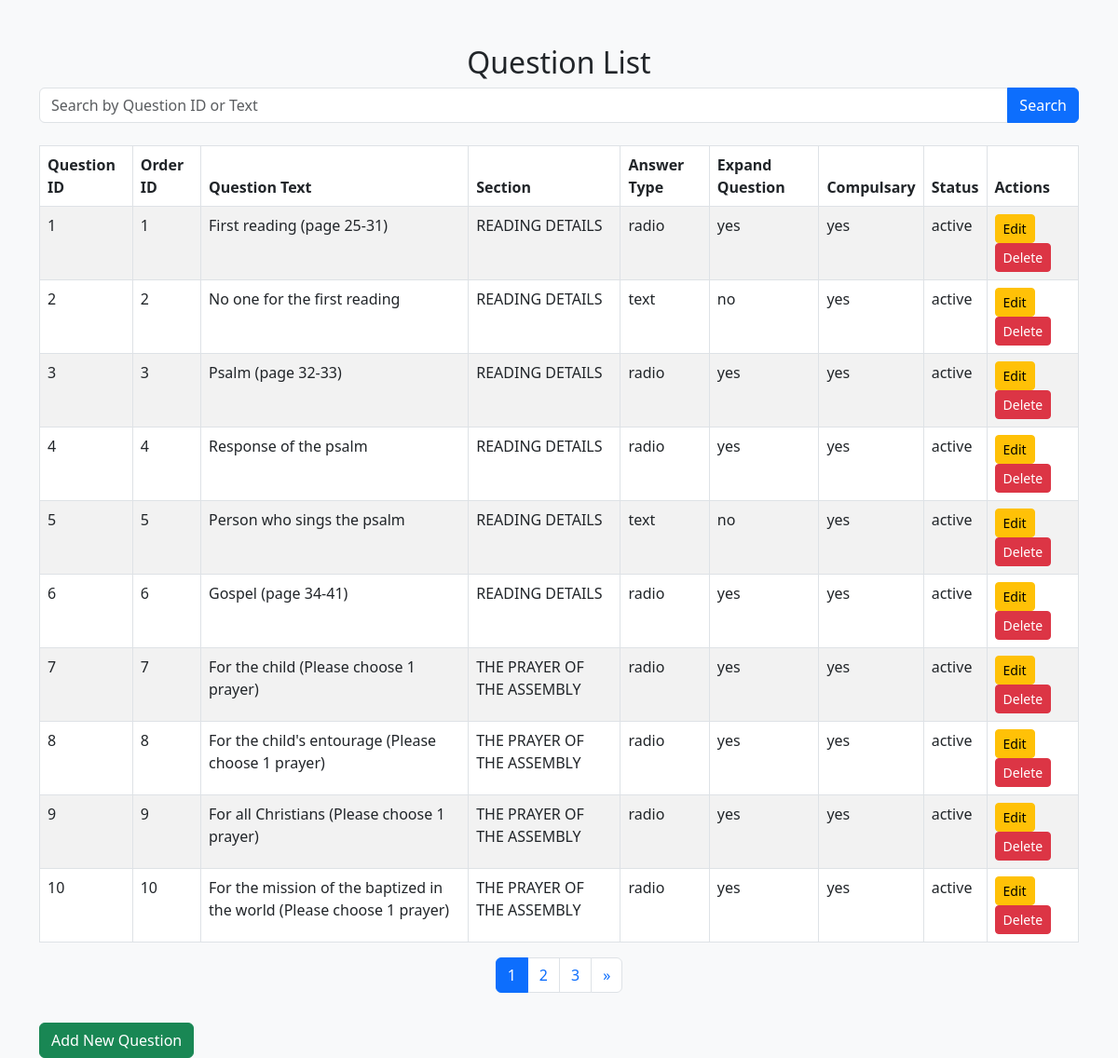
The app's page /baptism/questions/ with its own data.
### baptism/models.py (models this page shows, shortened)
class Question(models.Model):
    ANSWER_TYPE_CHOICES = [
        ('radio', 'Radio'),
        ('text', 'Text'),
        ('checkbox','Checkbox')
    ]
    STATUS_CHOICES = [
        ('active', 'Active'),
        ('inactive', 'Inactive'),
    ]
    COMPULSORY_CHOICES = [
        ('yes', 'Yes'),
        ('no', 'No'),
    ]
    CHOICES = [
        ('yes', 'Yes'),
        ('no', 'No'),
    ]
    SECTION_CHOICES = [
        ('READING DETAILS', 'READING DETAILS'),
        ('THE PRAYER OF THE ASSEMBLY','THE PRAYER OF THE ASSEMBLY'),
        ('SPECIAL SAINTS TO COMMEMORATE','SPECIAL SAINTS TO COMMEMORATE'),
        ('SONG SELECTION','SONG SELECTION'),
        ('REMARKS','REMARKS'),
        ('AUTHORIZATION','AUTHORIZATION'),
        ('FINANCIAL PARTICIPATION','FINANCIAL PARTICIPATION'),
    ]
    q_id = models.AutoField(primary_key=True)
    order_id = models.IntegerField(unique=True)
    question_text = models.CharField(max_length=255)
    section = models.CharField(max_length=50,choices=SECTION_CHOICES)
    answer_type = models.CharField(max_length=10, choices=ANSWER_TYPE_CHOICES)
    expand_question = models.CharField(max_length=3, choices=CHOICES)
    compulsary = models.CharField(max_length=3, choices=COMPULSORY_CHOICES)
    status = models.CharField(max_length=10, choices=STATUS_CHOICES)
    created_time = models.DateTimeField(default=now)

### baptism/views.py (the view)
# urls.py: path('questions/', question_list, name='question_list'),
def question_list(request):
    query = request.GET.get('q', '')
    questions = Question.objects.all()
    if query:
        questions = questions.filter(q_id__icontains=query)
    paginator = Paginator(questions, 10)  # Show 10 questions per page
    page_number = request.GET.get('page')
    page_obj = paginator.get_page(page_number)
    return render(request, 'question_list.html', {'page_obj': page_obj, 'query': query})

### baptism/templates/question_list.html (shortened to what this page needs)
<!DOCTYPE html>
<html lang="en">
<head>
    <link rel="stylesheet" href="https://cdn.jsdelivr.net/npm/bootstrap@5.3.0/dist/css/bootstrap.min.css">
</head>
<body class="bg-light">
    <div class="container mt-5">
        <h2 class="text-center">Question List</h2>
        <form method="GET" class="mb-4">
            <div class="input-group">
                <input
                    type="text"
                    name="q"
                    class="form-control"
                    placeholder="Search by Question ID or Text"
                    value="{{ request.GET.q }}">
                <button class="btn btn-primary" type="submit">Search</button>
            </div>
        </form>
        <table class="table table-striped table-bordered">
            <thead class="thead-dark">
                <tr>
                    <th>Question ID</th>
                    <th>Order ID</th>
                    <th>Question Text</th>
                    <th>Section</th>
                    <th>Answer Type</th>
                    <th>Expand Question</th>
                    <th>Compulsary</th>
                    <th>Status</th>
                    <th>Actions</th>
                </tr>
            </thead>
            <tbody>
                {% for question in page_obj.object_list %}
                <tr>
                    <td>{{ question.q_id }}</td>
                    <td>{{ question.order_id }}</td>
                    <td>{{ question.question_text }}</td>
                    <td>{{ question.section }}</td>
                    <td>{{ question.answer_type }}</td>
                    <td>{{ question.expand_question}}</td>
                    <td>{{ question.compulsary}}</td>
                    <td>{{ question.status}}</td>
                    <td>
                        <a href="{% url 'question_edit' question.q_id %}" class="btn btn-sm btn-warning">Edit</a>
                        <a href="{% url 'question_delete' question.q_id %}" class="btn btn-sm btn-danger">Delete</a>
                    </td>
                </tr>
                {% empty %}
                <tr>
                    <td colspan="5" class="text-center">No questions found</td>
                </tr>
                {% endfor %}
            </tbody>
        </table>
        <nav aria-label="Page navigation example">
            <ul class="pagination justify-content-center">
                {% for num in page_obj.paginator.page_range %}
                <li class="page-item {% if page_obj.number == num %}active{% endif %}">
                    <a class="page-link" href="?page={{ num }}{% if request.GET.q %}&q={{ request.GET.q }}{% endif %}">{{ num }}</a>
                </li>
                {% endfor %}
                {% if page_obj.has_next %}
                <li class="page-item">
                    <a class="page-link" href="?page={{ page_obj.next_page_number }}{% if request.GET.q %}&q={{ request.GET.q }}{% endif %}" aria-label="Next">
                        <span aria-hidden="true">&raquo;</span>
                    </a>
                </li>
                {% endif %}
            </ul>
        </nav>
        <a href="{% url 'question_add' %}" class="btn btn-success mt-3">Add New Question</a>
    </div>
</body>
</html>

### records on screen
Question: q_id "1", order_id "1", question_text "First reading (page 25-31)", section "READING DETAILS", answer_type "radio", expand_question "yes", compulsary "yes", status "active"
Question: q_id "2", order_id "2", question_text "No one for the first reading", section "READING DETAILS", answer_type "text", expand_question "no", compulsary "yes", status "active"
Question: q_id "3", order_id "3", question_text "Psalm (page 32-33)", section "READING DETAILS", answer_type "radio", expand_question "yes", compulsary "yes", status "active"
Question: q_id "4", order_id "4", question_text "Response of the psalm", section "READING DETAILS", answer_type "radio", expand_question "yes", compulsary "yes", status "active"
Question: q_id "5", order_id "5", question_text "Person who sings the psalm", section "READING DETAILS", answer_type "text", expand_question "no", compulsary "yes", status "active"
Question: q_id "6", order_id "6", question_text "Gospel (page 34-41)", section "READING DETAILS", answer_type "radio", expand_question "yes", compulsary "yes", status "active"
Question: q_id "7", order_id "7", question_text "For the child (Please choose 1 prayer)", section "THE PRAYER OF THE ASSEMBLY", answer_type "radio", expand_question "yes", compulsary "yes", status "active"
Question: q_id "8", order_id "8", question_text "For the child's entourage (Please choose 1 prayer)", section "THE PRAYER OF THE ASSEMBLY", answer_type "radio", expand_question "yes", compulsary "yes", status "active"
Question: q_id "9", order_id "9", question_text "For all Christians (Please choose 1 prayer)", section "THE PRAYER OF THE ASSEMBLY", answer_type "radio", expand_question "yes", compulsary "yes", status "active"
Question: q_id "10", order_id "10", question_text "For the mission of the baptized in the world (Please choose 1 prayer)", section "THE PRAYER OF THE ASSEMBLY", answer_type "radio", expand_question "yes", compulsary "yes", status "active"

### other values on screen
{{ num }} "1" "2" "3"
